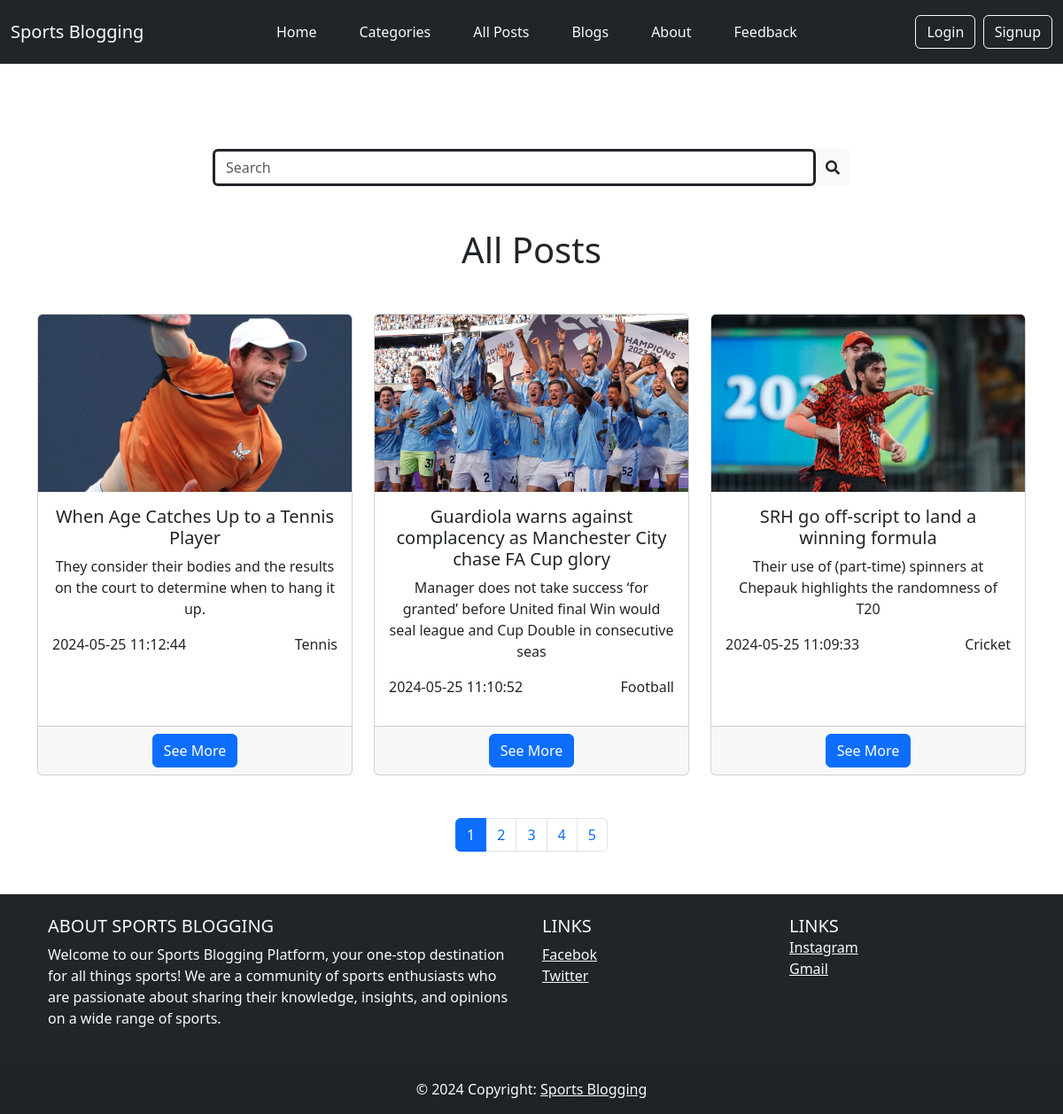
Screenshot of /User/posts.php with the database file from the repository.
### tables this page shows
CREATE TABLE `post` (
  `post_id` int(11) NOT NULL AUTO_INCREMENT,
  `blog_id` int(11) DEFAULT NULL,
  `post_title` varchar(200) NOT NULL,
  `post_summary` text NOT NULL,
  `post_description` longtext NOT NULL,
  `featured_image` text DEFAULT NULL,
  `post_status` enum('Active','InActive') DEFAULT NULL,
  `is_comment_allowed` tinyint(1) NOT NULL DEFAULT 1,
  `created_at` timestamp NOT NULL DEFAULT current_timestamp(),
  `updated_at` timestamp NULL DEFAULT NULL,
  PRIMARY KEY (`post_id`),
  KEY `blog_id` (`blog_id`),
  CONSTRAINT `post_ibfk_1` FOREIGN KEY (`blog_id`) REFERENCES `blog` (`blog_id`) ON DELETE CASCADE ON UPDATE CASCADE
);

CREATE TABLE `category` (
  `category_id` int(11) NOT NULL AUTO_INCREMENT,
  `category_title` varchar(100) DEFAULT NULL,
  `category_description` text DEFAULT NULL,
  `category_image` text DEFAULT NULL,
  `category_status` enum('Active','InActive') DEFAULT NULL,
  `created_at` timestamp NOT NULL DEFAULT current_timestamp(),
  `updated_at` timestamp NULL DEFAULT NULL,
  PRIMARY KEY (`category_id`)
);

### User/posts.php (the view, shortened to what this page needs)
<?php
  require("../require/header.php");
?>
<?php
  require("search_bar.php");
?>
<?php
  $limit = 3;
  $page = isset($_GET['page']) ? $_GET['page'] : 1;
  $start = ($page - 1) * $limit;
  $query = "SELECT * FROM post INNER JOIN blog ON post.blog_id = blog.blog_id INNER JOIN post_category ON post.post_id = post_category.post_id INNER JOIN category ON post_category.category_id = category.category_id WHERE post_status = 'Active' AND category.category_status = 'Active' AND blog.blog_status = 'Active' ORDER BY post.post_id DESC LIMIT $start, $limit";
  $result = mysqli_query($connection, $query);
  if ($result->num_rows > 0) {
?>
<div class="mt-5">
  <h1 class="text-center" id="categories">All Posts</h1>
  <div class="mt-5">
    <div class="mt-5 container text-center">
      <div class="row align-items-stretch">
        <?php
          $i = 1;
          while ($data = $result->fetch_assoc()) {
        ?>
        <div class="col-md-4">
          <div class="card h-100">
            <img class="card-img-top" src="<?= $data['featured_image']?>" alt="">
            <div class="card-body">
              <h5 class="card-title"><?= $data['post_title']?></h5>
                <p class="card-text"><?= $data['post_summary']?></p>
              <div class="d-flex justify-content-between">
                <p><?= $data['created_at']?></p>
                <p class="float-end"><?= $data['category_title']?></p>
              </div>
            </div>
            <div class="card-footer">
              <a href="show_post.php?post_id=<?= $data['post_id'] ?>" class="btn btn-primary">See More</a>
            </div>
          </div>
        </div>
        <?php
          if ($i % 3 == 0) {
            echo '</div><div class="row">';
          }
          $i++;
          }
        ?>
      </div>
    </div>
    <div class="mt-5">
      <nav aria-label="Page navigation example">
        <ul class="pagination justify-content-center">
        <?php
          $query = "SELECT COUNT(*) as num_rows FROM post INNER JOIN blog ON post.blog_id = blog.blog_id INNER JOIN post_category ON post.post_id = post_category.post_id INNER JOIN category ON post_category.category_id = category.category_id WHERE post_status = 'Active' AND category.category_status = 'Active' AND blog.blog_status = 'Active'";
          $result = $connection->query($query);
          $data = $result->fetch_assoc();
          $num_pages = ceil($data['num_rows'] / $limit);
          for ($i = 1; $i <= $num_pages; $i++) {
            if ($i == $page) {
              echo '<li class="page-item active"><a class="page-link" href="posts.php?page=' . $i . '">' . $i . '</a></li>';
            } else {
              echo '<li class="page-item"><a class="page-link" href="posts.php?page=' . $i . '">' . $i . '</a></li>';
            }
          }
        ?>
        </ul>
      </nav>
    </div>
  <?php
  } else {
    echo "No Records Found!";
  }
  ?>
<?php
  require("../require/footer.php");
?>

### require/header.php (shortened to what this page needs)
<!DOCTYPE html>
<html lang="en">
<head>
	<link href="https://cdn.jsdelivr.net/npm/bootstrap@5.3.3/dist/css/bootstrap.min.css" rel="stylesheet">
	<link rel="stylesheet" href="bootstrap-5.3.3-dist/css/bootstrap.min.css">
	<link rel="stylesheet" href="https://cdnjs.cloudflare.com/ajax/libs/font-awesome/5.15.4/css/all.min.css">
	<link rel="stylesheet" href="style.css">
</head>
<body>
	<?php
	if (!isset($_SESSION['user']) && (!isset($_SESSION['user']['role_id']))) {
?>
				<nav class="navbar navbar-expand-lg sticky-top bg-dark py-3">
				  	<div class="container-fluid">
				    	<a class="navbar-brand text-light" href="index.php">Sports Blogging</a>
				    	<div class="collapse navbar-collapse" id="navbarSupportedContent">
				      		<ul class="navbar-nav mx-auto mb-2 mb-lg-0">
					        	<li class="nav-item px-3">
					          		<a class="nav-link active text-light" aria-current="page" href="index.php">Home</a>
					        	</li>
					        	<li class="nav-item px-3">
					          		<a class="nav-link text-light" href="Categories.php">Categories</a>
					        	</li>
					        	<li class="nav-item px-3">
					          		<a class="nav-link text-light" href="posts.php">All Posts</a>
					        	</li>
					        	<li class="nav-item px-3">
					          		<a class="nav-link text-light" href="blog.php">Blogs</a>
					        	</li>
					        	<li class="nav-item px-3">
					          		<a class="nav-link text-light" href="about.php">About</a>
					        	</li>
					        	<li class="nav-item px-3">
					          		<a class="nav-link text-light" href="feedback.php">Feedback</a>
					        	</li>
				      		</ul>
						      	<a href="login.php" class="btn btn-outline-light">Login</a> &nbsp;&nbsp;
						      	<a href="register.php" class="btn btn-outline-light">Signup</a>
				    </div>
				  </div>
				</nav>
				<?php } ?>

### User/search_bar.php
<div class="d-flex justify-content-center mt-5">
  	<div class="input-group rounded mt-5" style="max-width: 60%;">
    	<input type="search" class="form-control rounded border-3 border-dark" placeholder="Search" aria-label="Search" aria-describedby="search-addon" />
    	<span class="input-group-text border-0" id="search-addon">
      		<i class="fas fa-search"></i>
    	</span>
  	</div>
</div>

### require/footer.php
		<section class="mt-5 bg-dark text-light">
          <footer class="bg-body-dark">
            <div class="container p-4">
              <div class="row">
                <div class="col-lg-6 col-md-12 mb-4 mb-md-0">
                  <h5 class="text-uppercase">About Sports Blogging</h5>
                  <p>
                    Welcome to our Sports Blogging Platform, your one-stop destination for all things sports! We are a community of sports enthusiasts who are passionate about sharing their knowledge, insights, and opinions on a wide range of sports.
                  </p>
                </div>
                <div class="col-lg-3 col-md-6 mb-4 mb-md-0">
                  <h5 class="text-uppercase">Links</h5>
                  <ul class="list-unstyled mb-0">
                    <li>
                      <a href="#!" class="text-light">Facebok</a>
                    </li>
                    <li>
                      <a href="#!" class="text-light">Twitter</a>
                    </li>
                  </ul>
                </div>
                <div class="col-lg-3 col-md-6 mb-4 mb-md-0">
                  <h5 class="text-uppercase mb-0">Links</h5>
                  <ul class="list-unstyled">
                    <li>
                      <a href="#!" class="text-light">Instagram</a>
                    </li>
                    <li>
                      <a href="#!" class="text-light">Gmail</a>
                    </li>
                  </ul>
                </div>
              </div>
            </div>
            <div class="text-center p-3" style="background-color: rgba(0, 0, 0, 0.05);">
              © 2024 Copyright:
              <a class="text-light" href="index.php">Sports Blogging</a>
            </div>
          </footer>
        </section>
</body>
</html>

### User/style.css (style rules this page uses)
* { margin: 0px; padding: 0px; box-sizing: border-box; }
.card-img-top { height: 200px; object-fit: cover; object-position: center; }

### rows the page displays
post: featured_image (picture), post_title "When Age Catches Up to a Tennis Player", post_summary "They consider their bodies and the results on the court to determine when to hang it up.", category.created_at "2024-05-25 11:12:44", category.category_title "Tennis"
post: featured_image (picture), post_title "Guardiola warns against complacency as Manchester City chase FA Cup glory", post_summary "Manager does not take success ‘for granted’ before United final Win would seal league and Cup Double in consecutive seas", category.created_at "2024-05-25 11:10:52", category.category_title "Football"
post: featured_image (picture), post_title "SRH go off-script to land a winning formula", post_summary "Their use of (part-time) spinners at Chepauk highlights the randomness of T20", category.created_at "2024-05-25 11:09:33", category.category_title "Cricket"
